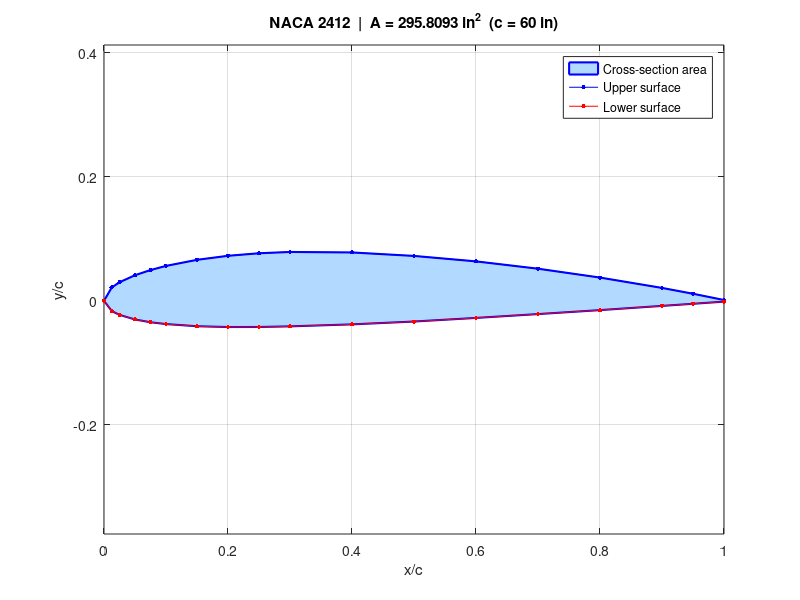

The MATLAB script that drew this image:
%% naca2412_area.m
% Computes the cross-sectional area of the NACA 2412 airfoil
% using numerical integration (trapezoidal rule) on the official
% UIUC coordinate database geometry.
%
% Coordinates source: UIUC Airfoil Coordinates Database
%   https://m-selig.ae.illinois.edu/ads/coord/naca2412.dat
%   (same data served by airfoiltools.com)
%
% Convention:
%   - Coordinates are normalized: chord c = 1
%   - Upper surface listed first (LE to TE), then lower surface (LE to TE)
%   - x runs 0 (leading edge) to 1 (trailing edge)
%   - y_upper > 0, y_lower < 0
%
% Units:
%   - Normalized area:  [chord^2], dimensionless ratio A/c^2
%   - Scaled to c = 5 ft  --> area in ft^2
%   - Scaled to c = 60 in --> area in in^2

clear; clc;

%% --- Airfoil coordinates (normalized, c = 1) --------------------------
% Format: [x, y]  -- upper surface, leading edge to trailing edge
upper = [
    0.0000    0.0000
    0.0125    0.0215
    0.0250    0.0299
    0.0500    0.0413
    0.0750    0.0496
    0.1000    0.0563
    0.1500    0.0661
    0.2000    0.0726
    0.2500    0.0767
    0.3000    0.0788
    0.4000    0.0780
    0.5000    0.0724
    0.6000    0.0636
    0.7000    0.0518
    0.8000    0.0375
    0.9000    0.0208
    0.9500    0.0114
    1.0000    0.0013
];

% Lower surface, leading edge to trailing edge
lower = [
    0.0000    0.0000
    0.0125   -0.0165
    0.0250   -0.0227
    0.0500   -0.0301
    0.0750   -0.0346
    0.1000   -0.0375
    0.1500   -0.0410
    0.2000   -0.0423
    0.2500   -0.0422
    0.3000   -0.0412
    0.4000   -0.0380
    0.5000   -0.0334
    0.6000   -0.0276
    0.7000   -0.0214
    0.8000   -0.0150
    0.9000   -0.0082
    0.9500   -0.0048
    1.0000   -0.0013
];

%% --- Interpolate onto a fine common x grid ----------------------------
% Use 10000 points for high-precision integration
x_fine = linspace(0, 1, 10000)';

y_upper_fine = interp1(upper(:,1), upper(:,2), x_fine, 'pchip');
y_lower_fine = interp1(lower(:,1), lower(:,2), x_fine, 'pchip');

%% --- Compute local thickness distribution ----------------------------
thickness = y_upper_fine - y_lower_fine;   % local height at each x

%% --- Integrate area using trapezoidal rule ----------------------------
% A = integral from 0 to c of [y_upper(x) - y_lower(x)] dx
% For normalized chord (c=1): A_norm = integral of thickness dx

A_norm = trapz(x_fine, thickness);   % dimensionless: A / c^2

%% --- Scale to actual chord -------------------------------------------
c_ft = 5;          % chord in feet
c_in = c_ft * 12;  % chord in inches = 60 in

A_ft2 = A_norm * c_ft^2;
A_in2 = A_norm * c_in^2;

%% --- Display results --------------------------------------------------
fprintf('============================================\n');
fprintf('  NACA 2412 Cross-Section Area\n');
fprintf('  Source: UIUC Coordinate Database\n');
fprintf('  Integration: pchip interp + trapz, N=10000\n');
fprintf('============================================\n');
fprintf('  Normalized area  A/c^2 = %.6f  [-]\n',   A_norm);
fprintf('  Chord            c     = %.4f  ft  = %.4f  in\n', c_ft, c_in);
fprintf('  Area             A     = %.4f  ft^2\n',  A_ft2);
fprintf('  Area             A     = %.4f  in^2\n',  A_in2);
fprintf('============================================\n');

%% --- Verification checks ---------------------------------------------
fprintf('\n--- Verification ---\n');

% 1. Max thickness should be ~12% at x ~ 0.30c
[t_max, idx_max] = max(thickness);
fprintf('  Max thickness / c = %.4f  (expected ~0.12)\n', t_max);
fprintf('  Location x/c      = %.4f  (expected ~0.30)\n', x_fine(idx_max));

% 2. Upper surface at x=0.3 should be ~+0.0788c
y_up_30 = interp1(upper(:,1), upper(:,2), 0.3, 'pchip');
fprintf('  y_upper at x/c=0.3 = %.4f  (expected ~+0.0788)\n', y_up_30);

% 3. Area should be positive
assert(A_norm > 0, 'ERROR: computed area is non-positive');
fprintf('  Area > 0 check: PASSED\n');

% 4. Rough sanity: NACA 4-digit ~0.06 to 0.09 * c^2
assert(A_norm > 0.06 && A_norm < 0.10, ...
    'ERROR: area outside expected range [0.06, 0.10]');
fprintf('  Area in expected range [0.06, 0.10]: PASSED\n');

%% --- Plot -------------------------------------------------------------
figure;
fill([upper(:,1); flipud(lower(:,1))], ...
     [upper(:,2); flipud(lower(:,2))], ...
     [0.7 0.85 1.0], 'EdgeColor', 'b', 'LineWidth', 1.5);
hold on;
plot(upper(:,1), upper(:,2), 'b.-', 'MarkerSize', 10);
plot(lower(:,1), lower(:,2), 'r.-', 'MarkerSize', 10);
axis equal;
grid on;
xlabel('x/c');
ylabel('y/c');
title(sprintf('NACA 2412  |  A = %.4f in^2  (c = %d in)', A_in2, c_in));
legend('Cross-section area', 'Upper surface', 'Lower surface', ...
       'Location', 'northeast');
